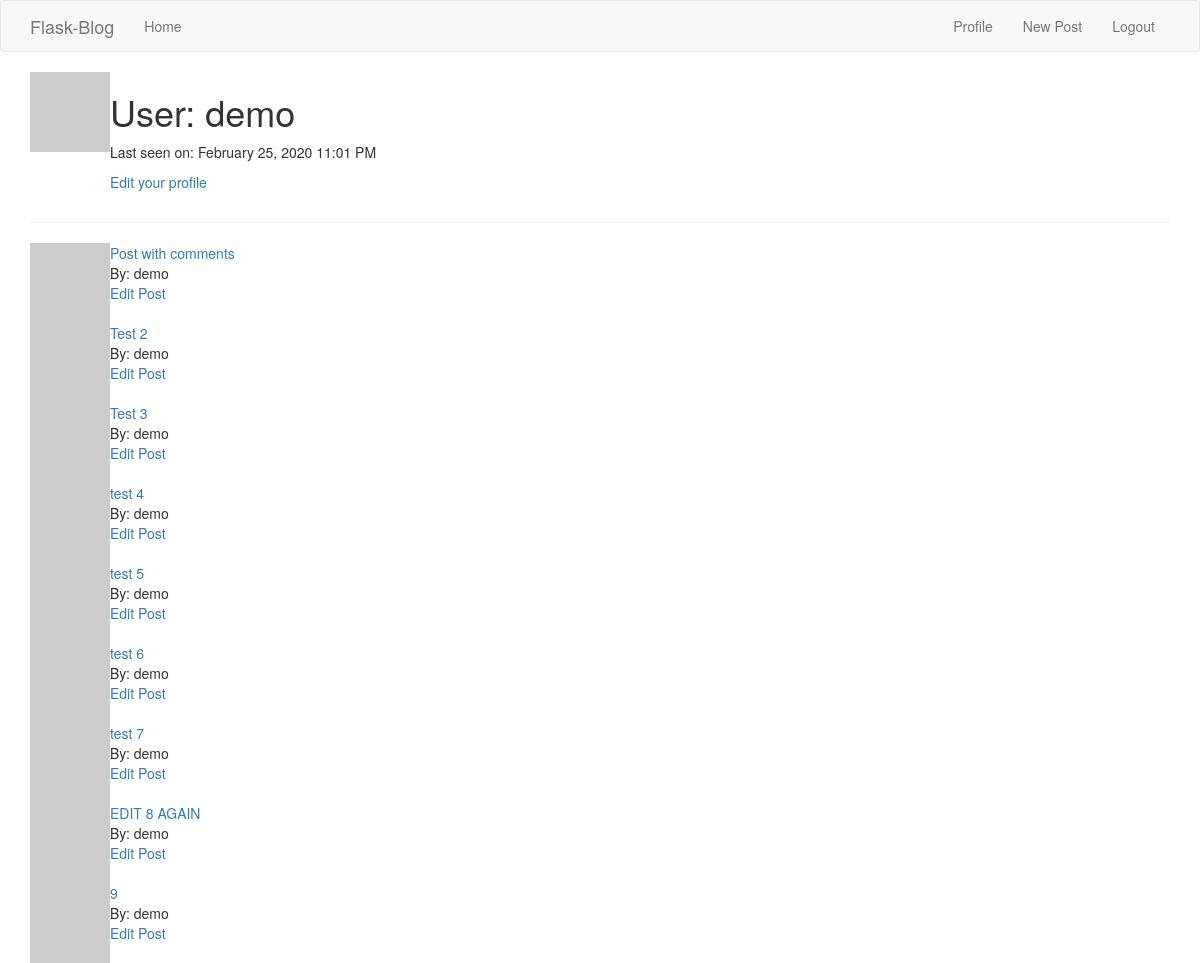
/user/demo (signed in), run on the app's committed database.
### app/models.py (models this page shows, shortened)
class User(UserMixin, db.Model):  # Table to hold the user data
    id = db.Column(db.Integer, primary_key=True)
    username = db.Column(db.String(64), index=True, unique=True)
    email = db.Column(db.String(120), index=True, unique=True)
    password_hash = db.Column(db.String(128))
    posts = db.relationship('Post', backref='author', lazy='dynamic')
    about_me = db.Column(db.String(140))
    last_seen = db.Column(db.DateTime, default=datetime.utcnow)
    def avatar(self, size):
        digest = md5(self.email.lower().encode('utf-8')).hexdigest()
        return 'https://www.gravatar.com/avatar/{}?d=identicon&s={}'.format(digest, size)

class Post(db.Model):  # Table to hold the blog posts written by users
    id = db.Column(db.Integer, primary_key=True)
    title = db.Column(db.String(140))
    subtitle = db.Column(db.String(140))
    body = db.Column(db.String(1500))
    timestamp = db.Column(db.DateTime, index=True, default=datetime.utcnow)
    user_id = db.Column(db.Integer, db.ForeignKey('user.id'))

### app/routes.py (the view)
@app.route('/user/<username>')
@login_required
def user(username):
    user = User.query.filter_by(username=username).first_or_404()
    posts = Post.query.filter_by(user_id=user.id).all()
    return render_template('user.html', user=user, posts=posts)

### app/models.py (called while the page is built)
@login.user_loader
def load_user(id):
    return User.query.get(int(id))

### app/routes.py (called while the page is built)
@app.before_request  # Function is executed before the view function
def before_request():
    if current_user.is_authenticated:
        current_user.last_seen = datetime.utcnow()  # update the last_seen variable
        db.session.commit()

### app/templates/user.html (shortened to what this page needs)
{% extends "base.html" %}
{% block app_content %}
<table>
    <tr valign="top">
        <td><img src="{{ user.avatar(128) }}"></td>
        <td>
            <h1>User: {{ user.username }}</h1>
            {% if user.last_seen %}
            <p>Last seen on: {{ moment(user.last_seen).format('LLL') }}</p>
            {% endif %}
            {% if user == current_user %}
            <p><a href="{{ url_for('edit_profile') }}">Edit your profile</a></p>
            {% endif %}
        </td>
    </tr>
</table>
<hr>
{% for post in posts %}
{% include "_post.html" %}
{% endfor %}
{% endblock %}

### app/templates/_post.html
<table>
    <tr valign="top">
        <td><img src="{{ post.author.avatar(64) }}"></td>
        <td>
            <a href="{{ url_for('post', post_id=post.id) }}">{{ post.title }}</a><br>
            By: {{ post.author.username }} <br>
            {% if current_user.id == post.user_id %}
            <a href="{{ url_for('edit_post', post_id=post.id) }}">Edit Post</a>
            {% endif %}
        </td>
    </tr>
</table>

### data on the page
User: username "demo", last_seen "February 25, 2020 11:01 PM"
Post: title "Post with comments", author.username "demo"
Post: title "Test 2", author.username "demo"
Post: title "Test 3", author.username "demo"
Post: title "test 4", author.username "demo"
Post: title "test 5", author.username "demo"
Post: title "test 6", author.username "demo"
Post: title "test 7", author.username "demo"
Post: title "EDIT 8 AGAIN", author.username "demo"
Post: title "9", author.username "demo"
